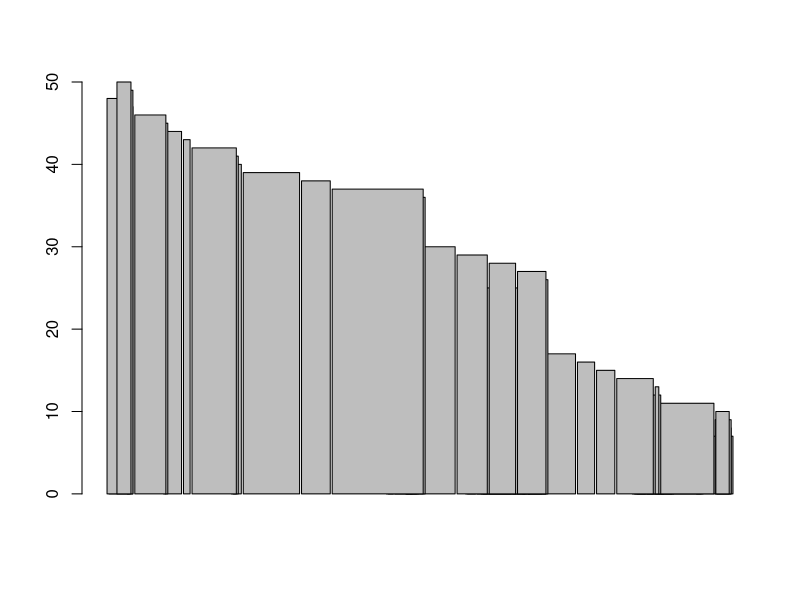
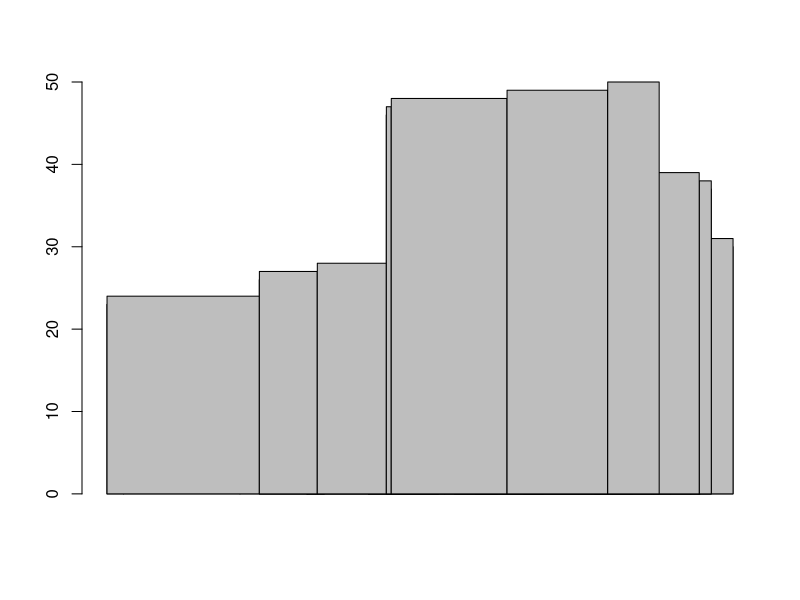
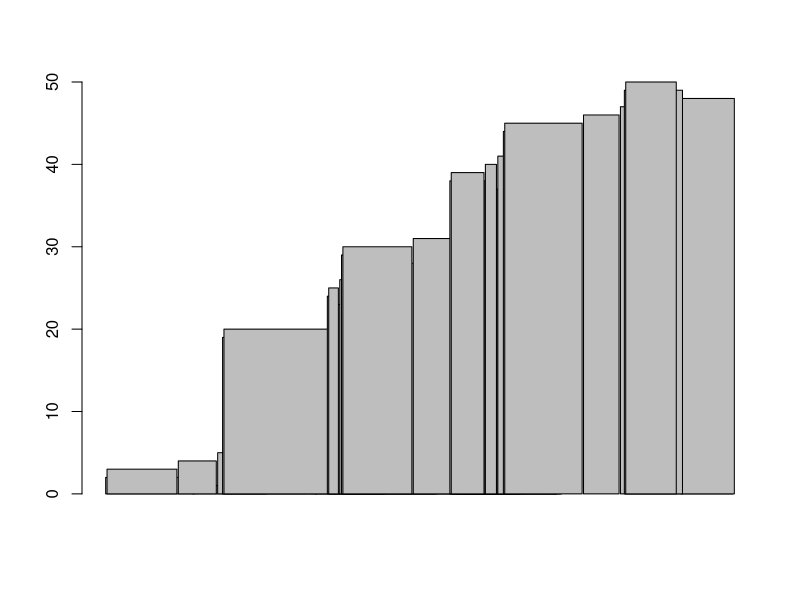
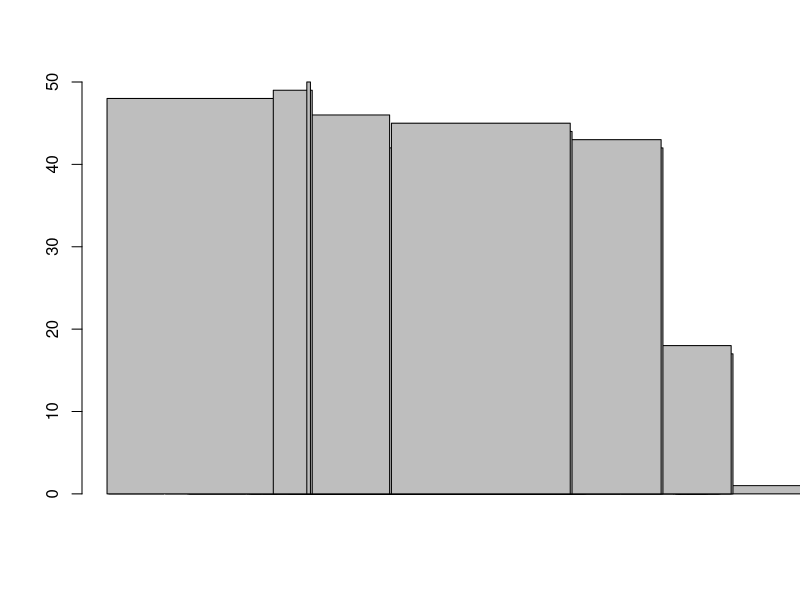
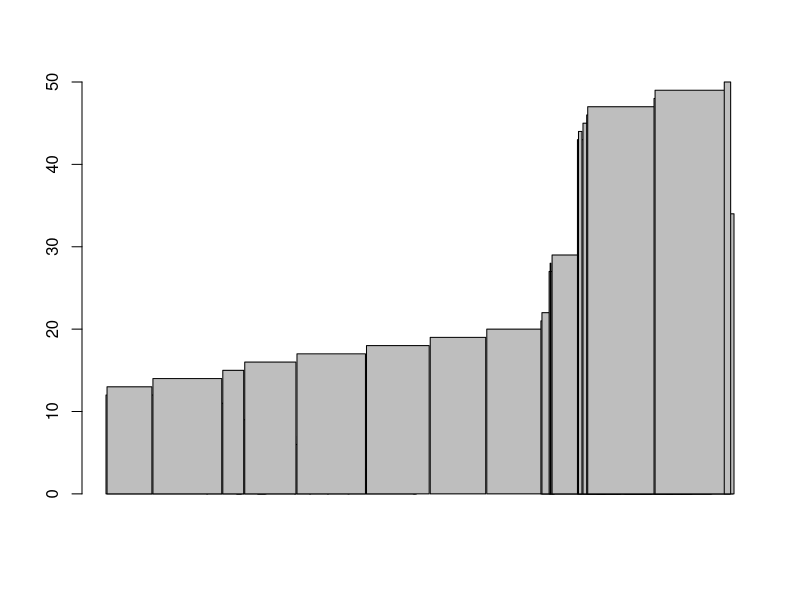
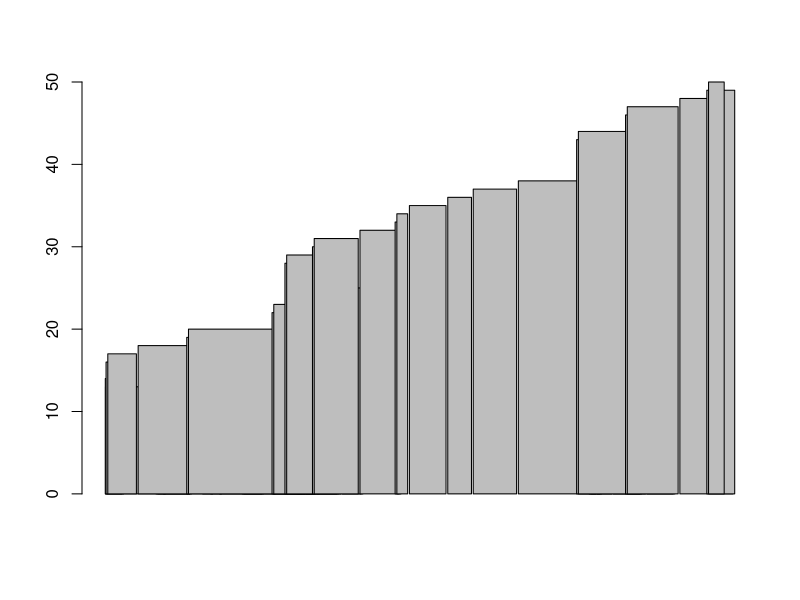
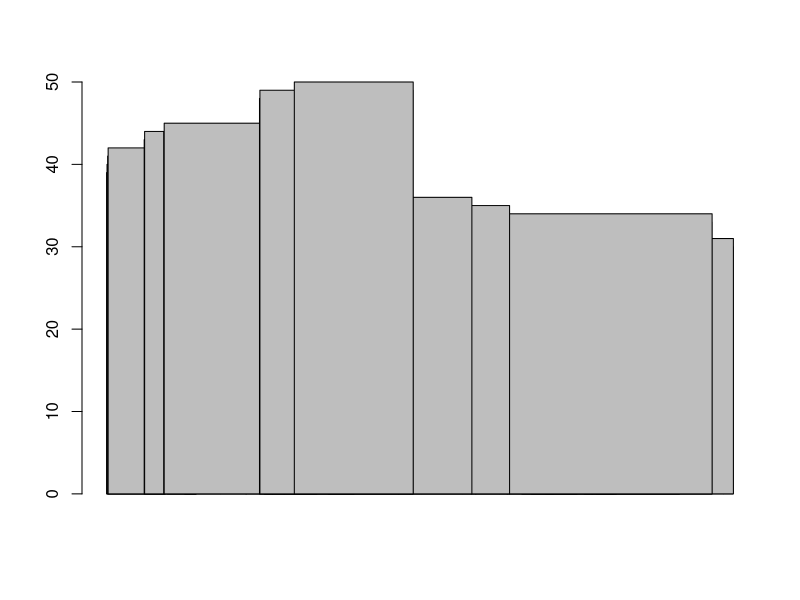
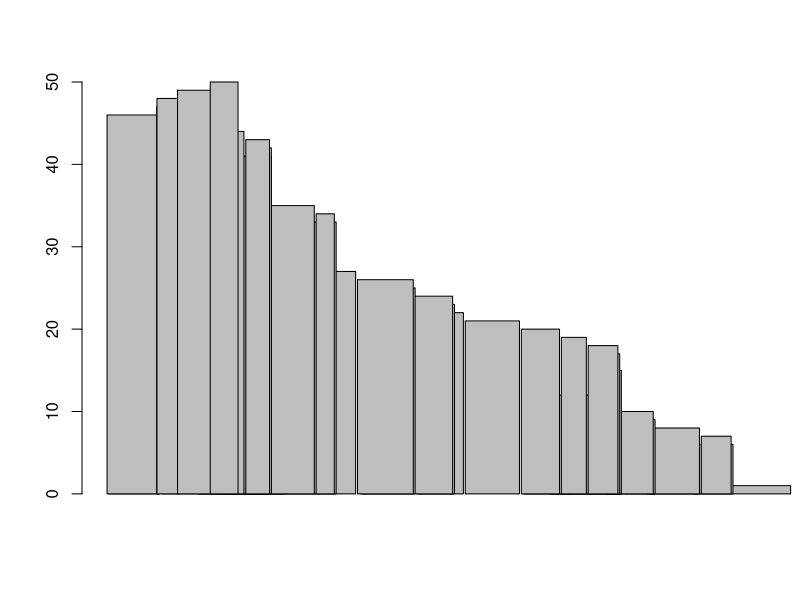

Write R code to recreate these figures, in order.
# Rohan McLure
# Matrix algebra 

# Global time variable.
Time <- Sys.time()


# tests is the size of the data being input.
# samplesize is the number of trials allocated to each load size.
benchmark <- function(testsizes, nsamples)
{
	samplemeans <- c()
	
	for (i in 1:length(testsizes))
	{
		dataset = c()

		for (trial in 1:nsamples)
		{
			# Populates the entry for an input size with its trial time.
			dataset[trial] <- matrix_bench(testsizes[i])
		}
	
		samplemeans[i] <- mean(dataset)
	}

	pdf(file="performance_curve.pdf")
	plot(testsizes, samplemeans,xlabel="Input Size",ylabel="Computation Time (s)")

}

# Generates matrix A and vector b, solves for X = Ab, barplot contents of X.
matrix_bench <- function(size)
{
	A = rand_matrix(TRUE, size)
	b = rand_matrix(FALSE, size)

	# Excludes generation time from 
	module_time()

	# Solves matrix, plots contents of variable vector X.
	X <- solve(A,b)
	barplot(1:length(X),X)

	# Removing overhead, computation time for solve and plot.
	return(module_time())
}

rand_matrix <- function(is_matrix, slength)
{	
	n = slength
	
	if (is_matrix)
	{
		n <- n ** 2
	}
	
	# Generates a line of members for the matrix.
	members <- sample(-10:10, size=n, replace=TRUE)

	return( matrix((members), nrow=slength ))
}

# Returns dt for the last time this function was called, assigns time to global variable.
module_time <- function()
{
	dt <- Sys.time() - Time
	Time <- Time + dt
	return(dt)
}

benchmark(50*1:20, 10)
